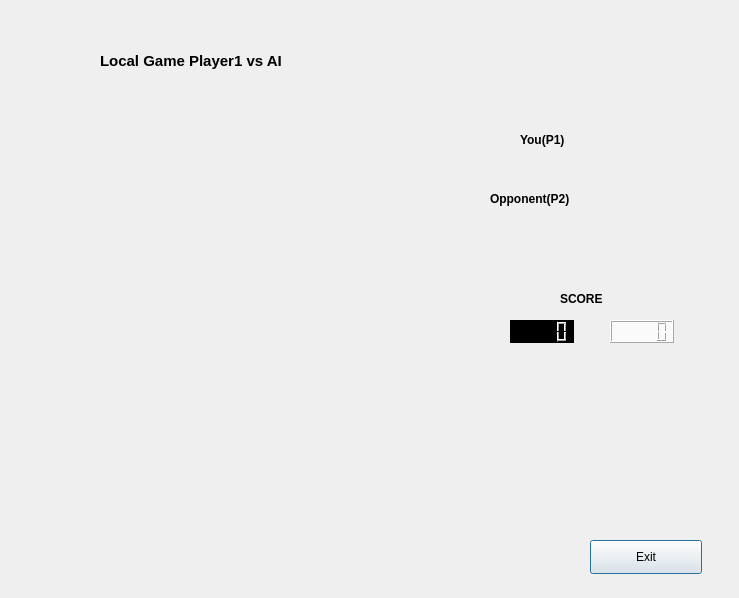
<?xml version="1.0" encoding="UTF-8"?>
<ui version="4.0">
 <class>Dialog</class>
 <widget class="QDialog" name="Dialog">
  <property name="geometry">
   <rect>
    <x>0</x>
    <y>0</y>
    <width>739</width>
    <height>598</height>
   </rect>
  </property>
  <property name="windowTitle">
   <string>Dialog</string>
  </property>
  <widget class="QLabel" name="lb_inlocalgame">
   <property name="geometry">
    <rect>
     <x>100</x>
     <y>40</y>
     <width>321</width>
     <height>41</height>
    </rect>
   </property>
   <property name="font">
    <font>
     <pointsize>11</pointsize>
     <weight>75</weight>
     <bold>true</bold>
    </font>
   </property>
   <property name="text">
    <string>Local Game Player1 vs AI</string>
   </property>
  </widget>
  <widget class="QPushButton" name="btn_gameexit">
   <property name="geometry">
    <rect>
     <x>590</x>
     <y>540</y>
     <width>112</width>
     <height>34</height>
    </rect>
   </property>
   <property name="text">
    <string>Exit</string>
   </property>
  </widget>
  <widget class="QLabel" name="lb_p2">
   <property name="geometry">
    <rect>
     <x>490</x>
     <y>190</y>
     <width>131</width>
     <height>18</height>
    </rect>
   </property>
   <property name="font">
    <font>
     <weight>75</weight>
     <bold>true</bold>
    </font>
   </property>
   <property name="text">
    <string>Opponent(P2)</string>
   </property>
  </widget>
  <widget class="QLCDNumber" name="lcd_score_w">
   <property name="geometry">
    <rect>
     <x>610</x>
     <y>320</y>
     <width>64</width>
     <height>23</height>
    </rect>
   </property>
   <property name="font">
    <font>
     <pointsize>9</pointsize>
     <weight>75</weight>
     <bold>true</bold>
    </font>
   </property>
   <property name="styleSheet">
    <string notr="true">QLCDNumber{
    color: rgb(0, 0, 0);   
    background-color: rgb(250, 250, 250);
}</string>
   </property>
  </widget>
  <widget class="QLabel" name="lb_score">
   <property name="geometry">
    <rect>
     <x>560</x>
     <y>290</y>
     <width>81</width>
     <height>18</height>
    </rect>
   </property>
   <property name="font">
    <font>
     <weight>75</weight>
     <bold>true</bold>
    </font>
   </property>
   <property name="text">
    <string>SCORE</string>
   </property>
  </widget>
  <widget class="QLCDNumber" name="lcd_score_b">
   <property name="geometry">
    <rect>
     <x>510</x>
     <y>320</y>
     <width>64</width>
     <height>23</height>
    </rect>
   </property>
   <property name="font">
    <font>
     <weight>75</weight>
     <bold>true</bold>
     <underline>false</underline>
    </font>
   </property>
   <property name="autoFillBackground">
    <bool>false</bool>
   </property>
   <property name="styleSheet">
    <string notr="true">QLCDNumber{
    color: rgb(255, 255, 255);    
    background-color: rgb(0, 0, 0);
}</string>
   </property>
   <property name="smallDecimalPoint">
    <bool>false</bool>
   </property>
   <property name="digitCount">
    <number>5</number>
   </property>
   <property name="segmentStyle">
    <enum>QLCDNumber::Filled</enum>
   </property>
  </widget>
  <widget class="QLabel" name="lb_p1">
   <property name="geometry">
    <rect>
     <x>520</x>
     <y>130</y>
     <width>81</width>
     <height>20</height>
    </rect>
   </property>
   <property name="font">
    <font>
     <weight>75</weight>
     <bold>true</bold>
    </font>
   </property>
   <property name="text">
    <string>You(P1)</string>
   </property>
  </widget>
 </widget>
 <resources/>
 <connections/>
</ui>
